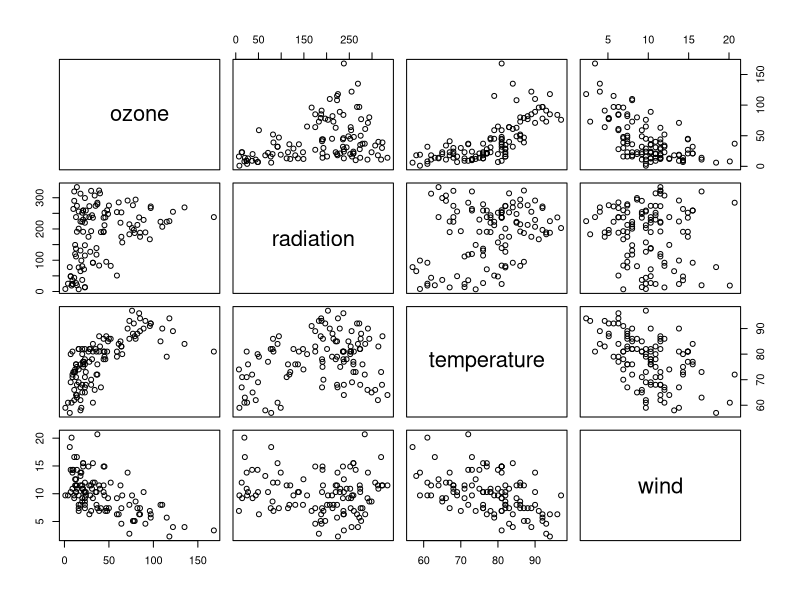

The R script that drew this image:
## ---- chunk 1
Predictor = c(2, 4, 6, 10, 18, 19, 21, 22, 24, 40)
Outcome = c(16, 18, 20, 22, 24, 25, 28, 29, 33, 50)
mylm = lm(Outcome ~ Predictor)
mylm # printing an lm object: not much to see
slm = summary(mylm)
slm # printing the summary of an lm object
# What are in the summary of an lm object?
names(slm)
# coefficient estimates
mycoef = slm$coef 
mycoef
# or simply
coef(mylm) # a (named) vector
round(coef(mylm), 2) # rounding
# 'mycoef' is in a matrix form, so try this for column names
names(mycoef) 
is.data.frame(mycoef) # 'mycoef' is a matrix, but not a data.frame
# 'names' works with data.frame, but not with general matrices To get column names of general matrices, use
colnames(mycoef)
# standard errors for coefficient estimates
mycoef[, 2]
# same as
mycoef[, "Std. Error"]
# also same as
as.data.frame(mycoef)$St # abbreviation does work here
# confidence intervals for coefficient estimates
confint(mylm)
confint(mylm, level = .9)
confint(mylm, "Predictor", .9)
# residual standard error
slm$sigma
# What are in an lm object?
names(mylm)
# coefficient estimates again
mylm$coef # abbreviation works
# fitted values
mylm$fitt 
# same as
fitted(mylm) # no abbreviaion allowed for function names
# residulas
mylm$res
# same as
residuals(mylm)
# also same as
resid(mylm)
# also same as
slm$res
# also same as 
Outcome - mylm$fitt
# predictiction
morePredictor = c(15.5, 17.5)
X = data.frame(Predictor = morePredictor)
predict(mylm, newdata = X)
# same as
mycoef[1] + mycoef[2] * morePredictor
## ---- chunk 2
data(environmental, package = 'lattice')
head(environmental)
plot(environmental)
lmozone = lm(ozone ~ radiation + temperature + wind, data = environmental)
summary(lmozone)
